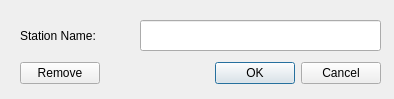
<?xml version="1.0" encoding="UTF-8"?>
<ui version="4.0">
 <class>Dialog</class>
 <widget class="QDialog" name="Dialog">
  <property name="geometry">
   <rect>
    <x>0</x>
    <y>0</y>
    <width>394</width>
    <height>99</height>
   </rect>
  </property>
  <property name="windowTitle">
   <string>Dialog</string>
  </property>
  <widget class="QLineEdit" name="sation_name_edit">
   <property name="geometry">
    <rect>
     <x>140</x>
     <y>20</y>
     <width>241</width>
     <height>31</height>
    </rect>
   </property>
  </widget>
  <widget class="QLabel" name="label">
   <property name="geometry">
    <rect>
     <x>20</x>
     <y>20</y>
     <width>111</width>
     <height>31</height>
    </rect>
   </property>
   <property name="text">
    <string>Station Name:</string>
   </property>
  </widget>
  <widget class="QWidget" name="horizontalLayoutWidget">
   <property name="geometry">
    <rect>
     <x>20</x>
     <y>60</y>
     <width>361</width>
     <height>27</height>
    </rect>
   </property>
   <layout class="QHBoxLayout" name="horizontalLayout">
    <item>
     <widget class="QPushButton" name="pushButton">
      <property name="text">
       <string>Remove</string>
      </property>
     </widget>
    </item>
    <item>
     <spacer name="horizontalSpacer">
      <property name="orientation">
       <enum>Qt::Horizontal</enum>
      </property>
      <property name="sizeHint" stdset="0">
       <size>
        <width>40</width>
        <height>20</height>
       </size>
      </property>
     </spacer>
    </item>
    <item>
     <widget class="QDialogButtonBox" name="buttonBox">
      <property name="orientation">
       <enum>Qt::Horizontal</enum>
      </property>
      <property name="standardButtons">
       <set>QDialogButtonBox::Cancel|QDialogButtonBox::Ok</set>
      </property>
     </widget>
    </item>
   </layout>
  </widget>
 </widget>
 <resources/>
 <connections>
  <connection>
   <sender>buttonBox</sender>
   <signal>accepted()</signal>
   <receiver>Dialog</receiver>
   <slot>accept()</slot>
   <hints>
    <hint type="sourcelabel">
     <x>248</x>
     <y>254</y>
    </hint>
    <hint type="destinationlabel">
     <x>157</x>
     <y>274</y>
    </hint>
   </hints>
  </connection>
  <connection>
   <sender>buttonBox</sender>
   <signal>rejected()</signal>
   <receiver>Dialog</receiver>
   <slot>reject()</slot>
   <hints>
    <hint type="sourcelabel">
     <x>316</x>
     <y>260</y>
    </hint>
    <hint type="destinationlabel">
     <x>286</x>
     <y>274</y>
    </hint>
   </hints>
  </connection>
 </connections>
</ui>
